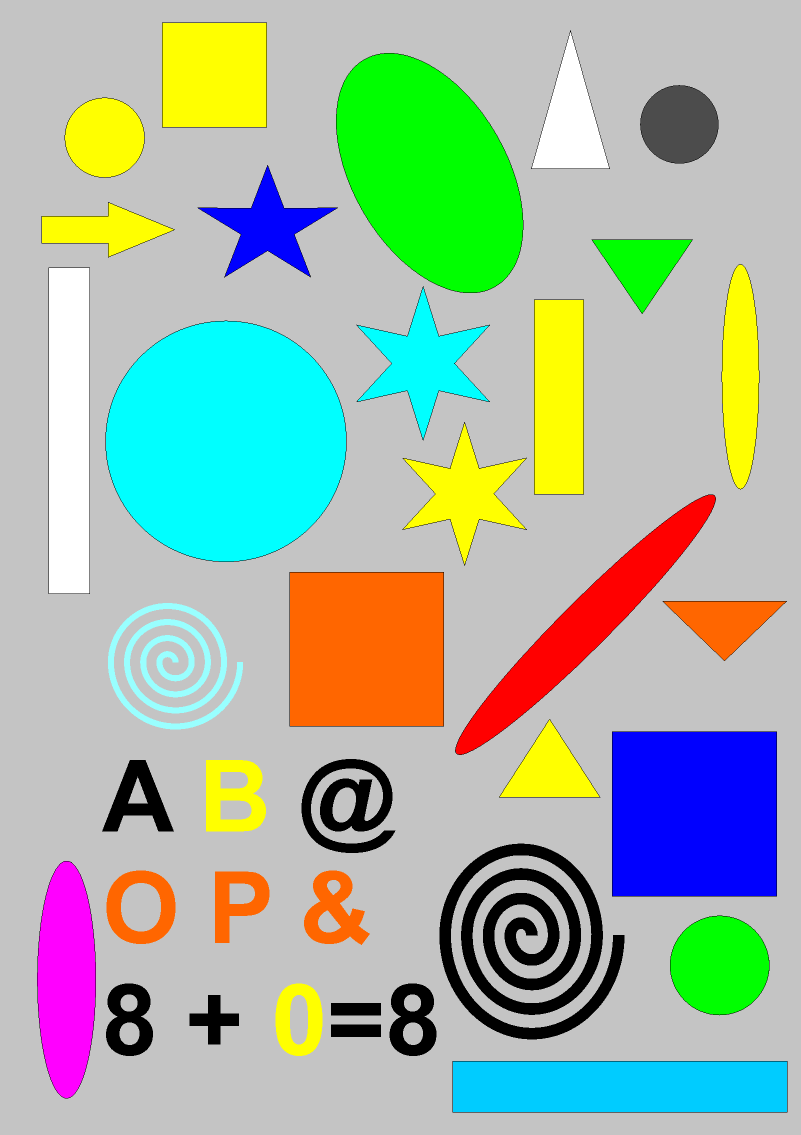
%> input picture Obrazy/Data/w_shape.png, 1601 x 2270 px (shown at 1/2 size)
$ octave Obrazy7.m   (GNU Octave 9; MATLAB toolbox functions it lacks are replaced by stand-ins)
%> lines starting %> are read from the running program, lines starting %| are printed output that depends on the picture; in (x1, y1, x2, y2) boxes, pixels count from 0 and x2, y2 are one past the last pixel; in counts of white or black regions, pixels touching at a corner belong together; the program's own positions count from 1
%% znalezienie kol
close all; clear; clc;

[map, leg] = imread('Data/w_shape.png'); % wczytanie mapy i legendy
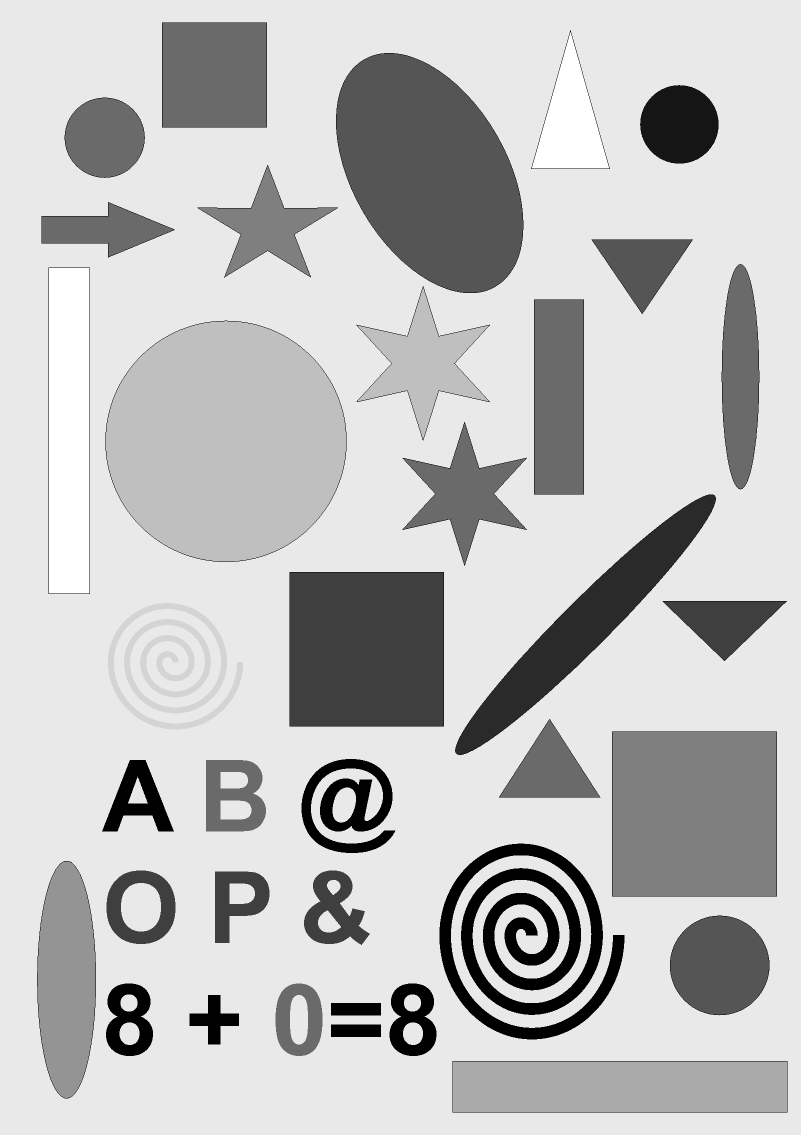
%> map: size 2270x1601 uint8 (shown at 1/2 size); min 0, max 12, mean 9.07; drawn with min black and max white
%> leg = 13 rows, first 12: [0 0 0; 0.298 0.298 0.298; 1 0 0; 1 0.4 0; 0 1 0; 1 1 0; 0 0 1; 1 0 1; 0 0.8 1; 0 1 1; 0.6 1 1; 0.769 0.769 0.769]

a = ind2rgb(map,leg); %przekonwertowanie na obraz rgb

subplot(121), imshow(a);

bin = (map~=11); %latwiej binaryzowac na indeksach
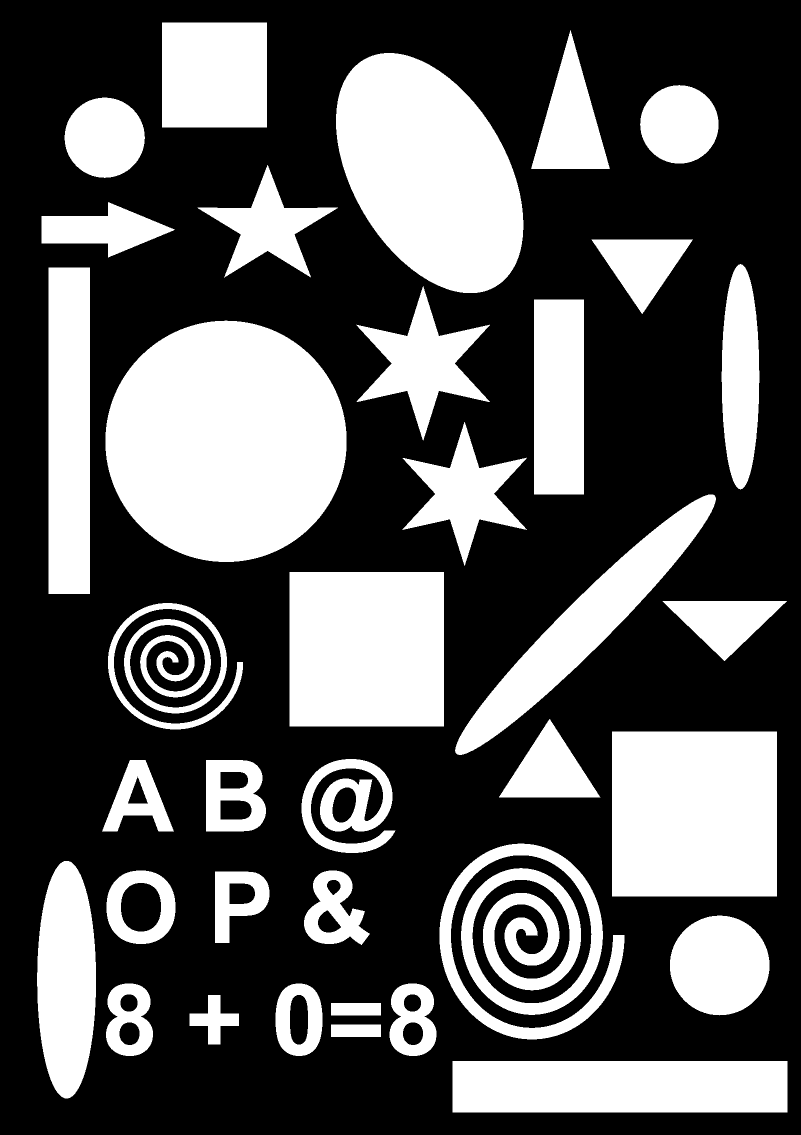
%> bin: size 2270x1601 logical (shown at 1/2 size); 34.7% white; 36 white regions, largest, box (x1, y1, x2, y2) and area: (211, 641, 693, 1124) 182869, (672, 106, 1047, 586) 127342, (1224, 1463, 1554, 1793) 108900

%subplot(122), imshow(bin);

kola = false(size(bin)); %stworzenie pustej tablicy o rozmiarze obrazu

[aseg, N] = bwlabel(bin);
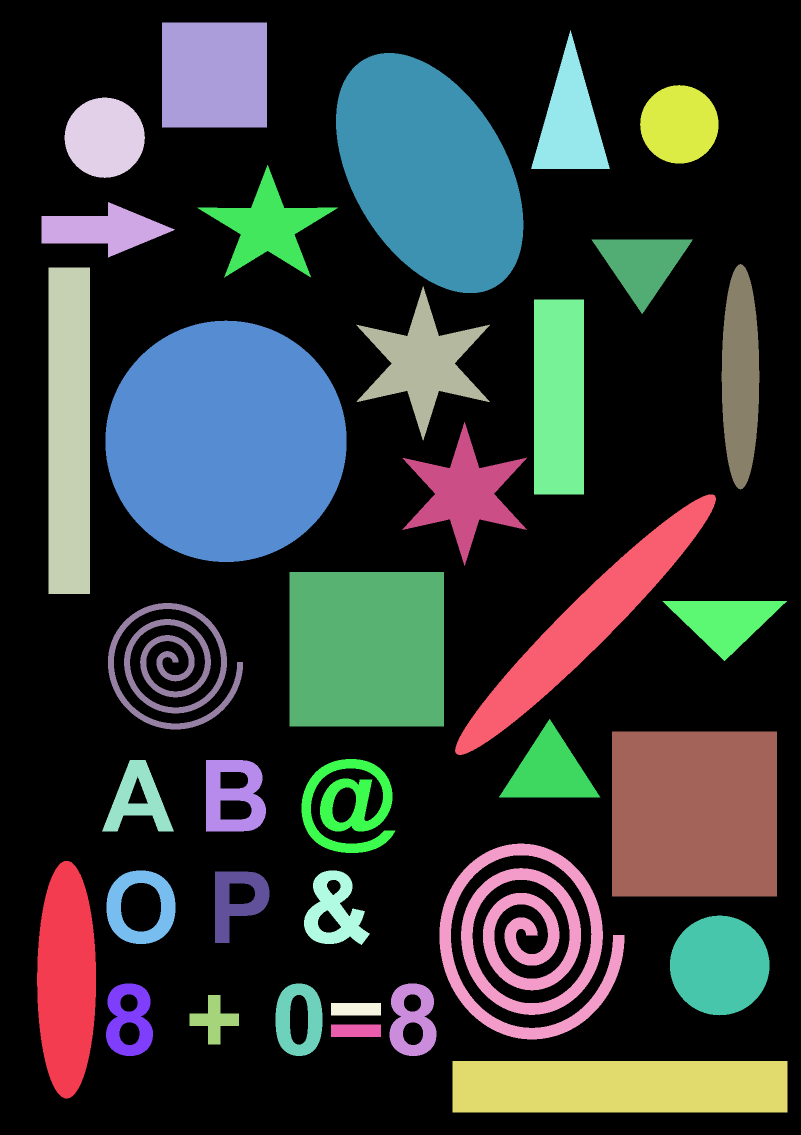
%> aseg: size 2270x1601 double (shown at 1/2 size); 37 distinct labels, from 0 to 36; one colour per label, 0 black
%> N = 36


for k=1:N
    tmp = (aseg==k);

    pole = sum(tmp(:));
    obw = bwarea(bwperim(tmp));

    bwk = 4*pi*pole/(obw^2);

    if abs(bwk-1)<0.04
        kola = kola | tmp;
    end

end
%> this loop made 36 passes
%> (pole, obw, bwk) on passes 1 to 12: (43998, 1028.2, 0.523), (14796, 667.4, 0.417), (54199, 1468.5, 0.316), (20139, 498.2, 1.02), (9215, 689.5, 0.244), (182869, 1503, 1.02), (8550, 678.5, 0.233), (10174, 738.8, 0.234), (21840, 3643.8, 0.0207), (44100, 836.5, 0.792), (4325, 390, 0.357), (20792, 989, 0.267)
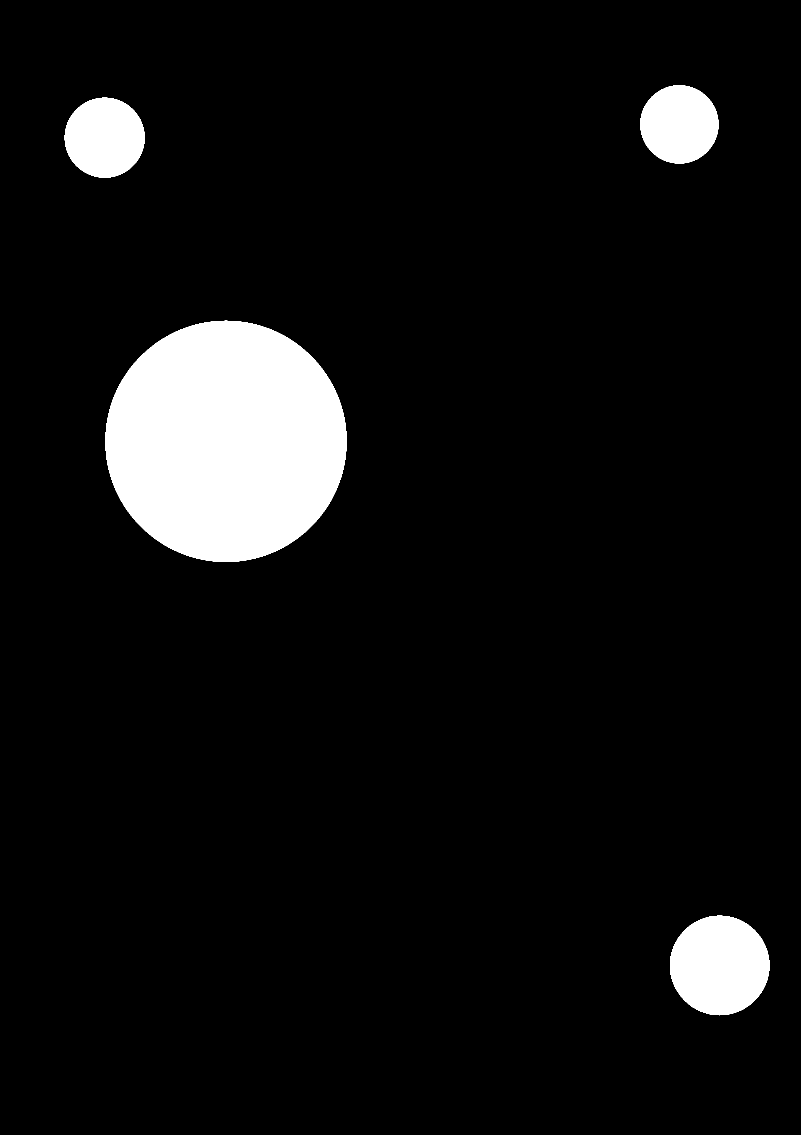
%> kola: size 2270x1601 logical (shown at 1/2 size); 7% white; 4 white regions, box (x1, y1, x2, y2) and area: (211, 641, 693, 1124) 182869, (1340, 1831, 1539, 2031) 31131, (129, 195, 290, 356) 20139, (1280, 170, 1437, 327) 19258

subplot(122), imshow(kola);

%% znbalezienie kwadratow
close all; clear; clc;
[map, leg] = imread('Data/w_shape.png'); % wczytanie mapy i legendy

a = ind2rgb(map,leg); %przekonwertowanie na obraz rgb

subplot(121), imshow(a);

bin = (map~=11); %latwiej binaryzowac na indeksach

%subplot(122), imshow(bin);

kwadraty = false(size(bin)); %stworzenie pustej tablicy o rozmiarze obrazu

[aseg, N] = bwlabel(bin);


%> (the run ends here)
